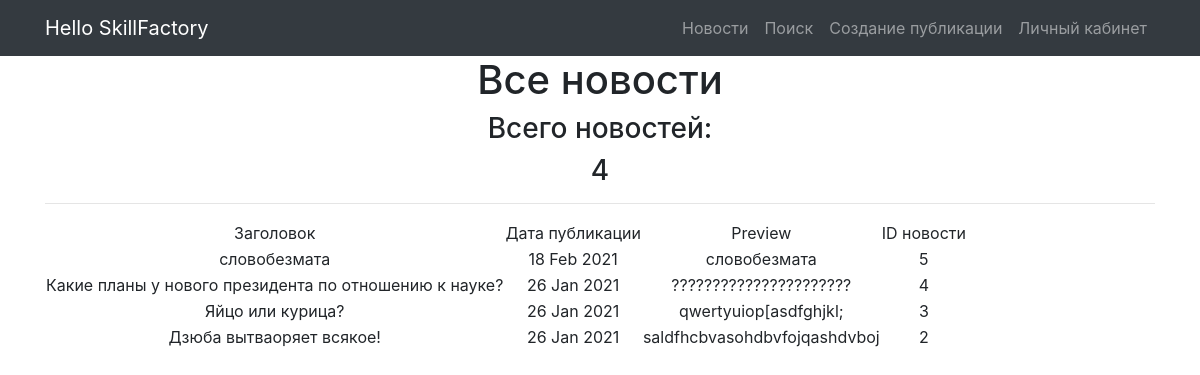
Before: /news/ with the older database file.
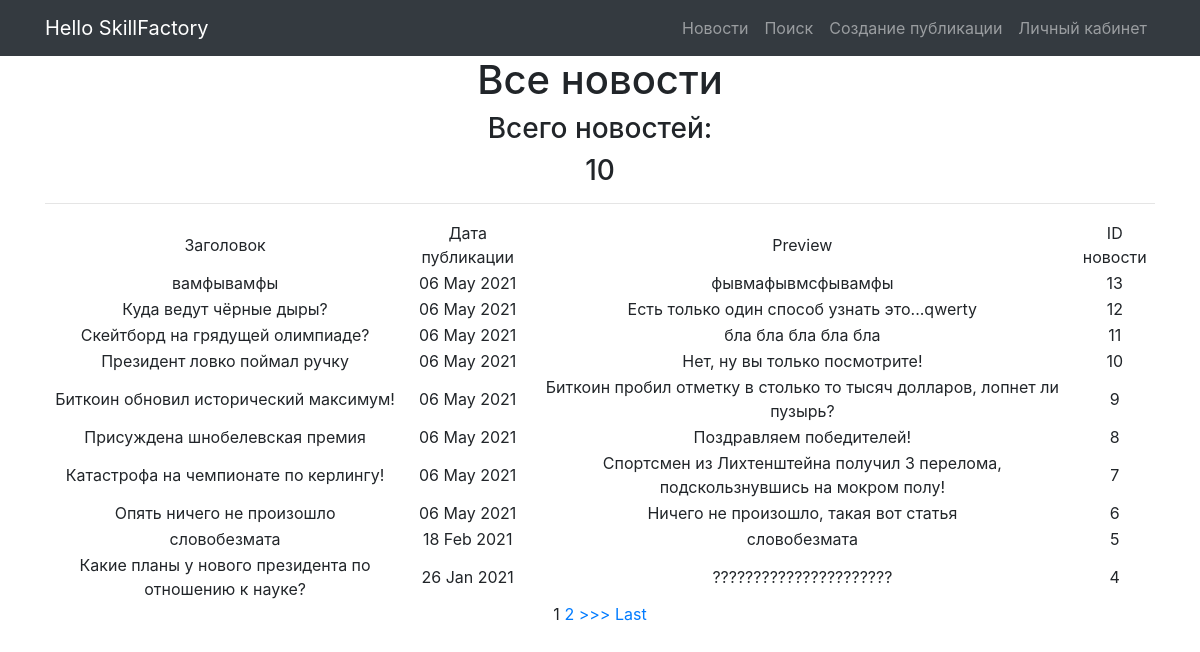
After: the same page with the newer database file.
### news/models.py (models this page shows, shortened)
class Post(models.Model):
    article = 'Article'
    news = 'News'
    POSITIONS = [
        (article, 'Статья'),
        (news, 'Новость')]
    author_post = models.ForeignKey(Author, on_delete=models.CASCADE)
    post_category = models.ManyToManyField(Category)
    post_type_select = models.CharField(max_length=32, choices=POSITIONS, default=news)
    post_heading = models.CharField(max_length=64)
    post_text = models.TextField()
    post_create_date = models.DateTimeField(auto_now_add=True)
    post_rating = models.IntegerField(default=0)

### news/views.py (the view)
# urls.py: path('', NewsList.as_view()),
class NewsList(ListView):
    template_name = 'flatpages/news.html'  # указываем имя шаблона, в котором будет лежать html, в котором будут все инструкции о том, как именно пользователю должны вывестись наши объекты
    context_object_name = 'news'  # это имя списка, в котором будут лежать все объекты, его надо указать, чтобы обратиться к самому списку объектов через html-шаблон
    queryset = Post.objects.all().values().order_by('-id')
    paginate_by = 10

### news/templatetags/_filters.py (called while the page is built)
@register.filter(name='censor')
def censor(value):
    arg = ['пидор', 'сука', 'ниггер']
    b = value.split(' ')
    for c in arg:
        for a in b:
            if a == c:
                b.remove(a)
    return ' '.join(b)

### templates/flatpages/news.html (shortened to what this page needs)
{% extends 'flatpages/default.html' %}
{% load _filters %}
{% block content %}
    <h1>Все новости</h1>
    <h3>Всего новостей:</h3>
    <h3>{{ news|length }}</h3>
    <hr>
    {% if news %}
        <table>
            <tr>
                <td>
                    Заголовок
                </td>
                <td>
                    Дата публикации
                </td>
                <td>
                    Preview
                </td>
                <td>
                    ID новости
                </td>
            </tr>
        {% for new in news %}
            <tr>
                <td>
                    {{ new.post_heading|censor }}
                </td>
                <td>
                    {{ new.post_create_date|date:'d M Y' }}
                </td>
                <td>
                    {{ new.post_text|truncatewords:20|censor }}
                </td>
                <td>
                    {{new.id }}
                </td>
            </tr>
        {% endfor %}
        </table>
    {% else %}
        <h2>Новостей нет!</h2>
    {% endif %}
{% if is_paginated %}
    {% for num in page_obj.paginator.page_range %}
        {% if page_obj.number == num %}
            <a>{{ num }}</a>
        {% elif num > page_obj.number|add:'-3' and num < page_obj.number|add:'3' %}
            <a href="?page={{ num }}">{{ num }}</a>
        {% endif %}
    {% endfor %}
    {% if page_obj.has_next %}
        <a href="?page={{ page_obj.next_page_number }}">>>></a>
        <a href="?page={{ page_obj.paginator.num_pages }}">Last</a>
    {% endif %}
{% endif %}
{% endblock content %}

Changed rows visible on the page:
no longer on this page (row unchanged): Post: post_heading|censor "Яйцо или курица?", post_create_date "26 Jan 2021", post_text|censor "qwertyuiop[asdfghjkl;", id "3"
no longer on this page (row unchanged): Post: post_heading|censor "Дзюба вытваоряет всякое!", post_create_date "26 Jan 2021", post_text|censor "saldfhcbvasohdbvfojqashdvboj", id "2"
added Post: post_heading|censor "вамфывамфы", post_create_date "06 May 2021", post_text|censor "фывмафывмсфывамфы", id "13"
added Post: post_heading|censor "Куда ведут чёрные дыры?", post_create_date "06 May 2021", post_text|censor "Есть только один способ узнать это...qwerty", id "12"
added Post: post_heading|censor "Скейтборд на грядущей олимпиаде?", post_create_date "06 May 2021", post_text|censor "бла бла бла бла бла", id "11"
added Post: post_heading|censor "Президент ловко поймал ручку", post_create_date "06 May 2021", post_text|censor "Нет, ну вы только посмотрите!", id "10"
added Post: post_heading|censor "Биткоин обновил исторический максимум!", post_create_date "06 May 2021", post_text|censor "Биткоин пробил отметку в столько то тысяч долларов, лопнет ли пузырь?", id "9"
added Post: post_heading|censor "Присуждена шнобелевская премия", post_create_date "06 May 2021", post_text|censor "Поздравляем победителей!", id "8"
added Post: post_heading|censor "Катастрофа на чемпионате по керлингу!", post_create_date "06 May 2021", post_text|censor "Спортсмен из Лихтенштейна получил 3 перелома, подскользнувшись на мокром полу!", id "7"
added Post: post_heading|censor "Опять ничего не произошло", post_create_date "06 May 2021", post_text|censor "Ничего не произошло, такая вот статья", id "6"
Other visible differences:
{{ news|length }}: "4" → "10"
new list line: "1"
new list line: "2"
text now shown: ">>> Last"
